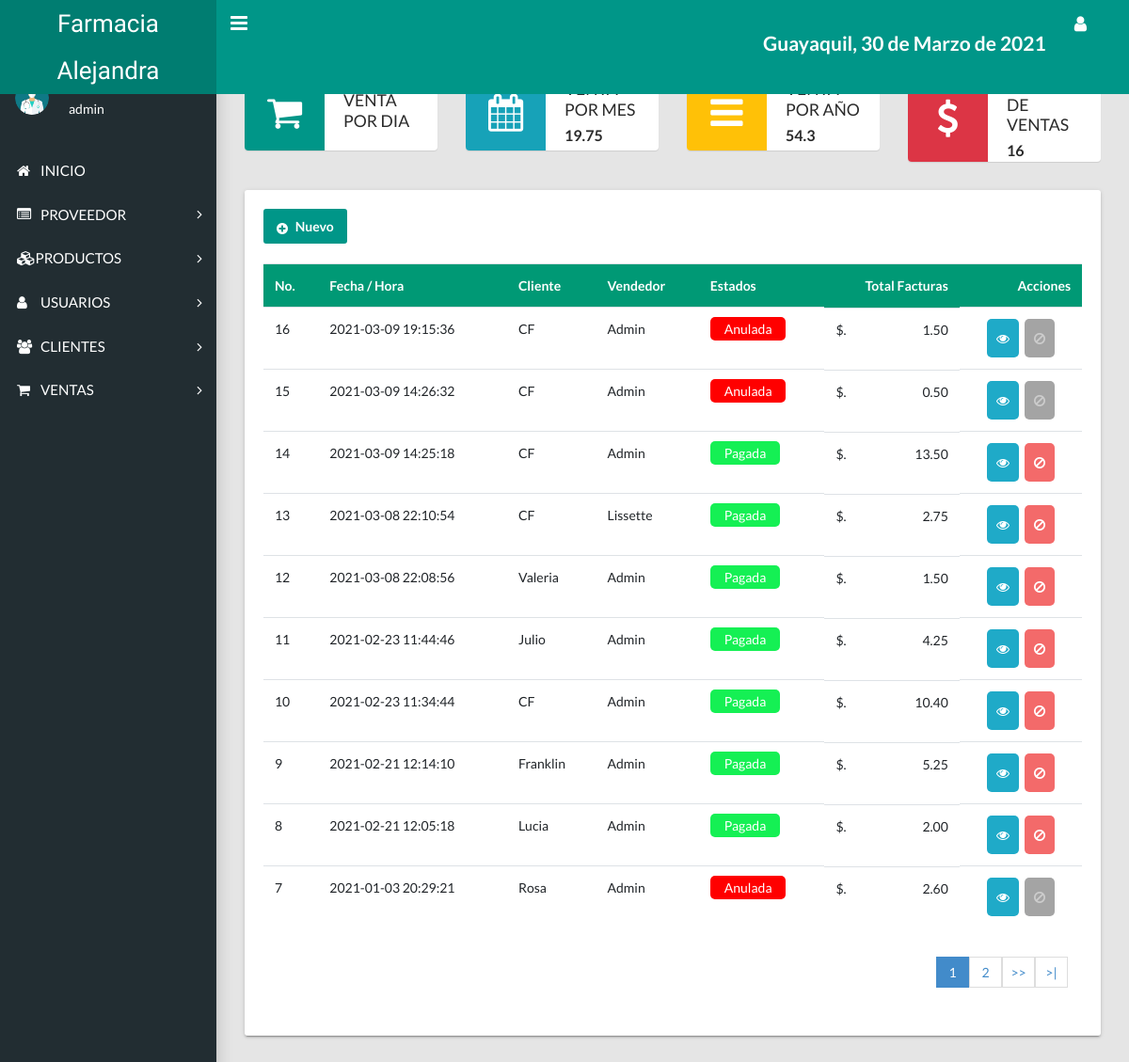
Page /view/ventas.php (signed in) on the committed database.
### tables this page shows
CREATE TABLE `factura` (
  `nofactura` bigint(11) NOT NULL,
  `fecha` datetime NOT NULL DEFAULT current_timestamp(),
  `usuario` int(11) DEFAULT NULL,
  `codcliente` int(11) DEFAULT NULL,
  `totalfactura` decimal(6,2) DEFAULT NULL,
  `estatus` int(11) NOT NULL DEFAULT 1
);

CREATE TABLE `cliente` (
  `idcliente` int(11) NOT NULL,
  `nit` varchar(10) DEFAULT NULL,
  `nombre` varchar(80) DEFAULT NULL,
  `telefono` varchar(10) DEFAULT NULL,
  `direccion` varchar(150) DEFAULT NULL,
  `dateadd` datetime NOT NULL DEFAULT current_timestamp(),
  `usuario_id` int(11) NOT NULL,
  `estatus` int(11) NOT NULL DEFAULT 1
);

CREATE TABLE `usuario` (
  `idusuario` int(11) NOT NULL,
  `nombre` varchar(50) DEFAULT NULL,
  `correo` varchar(100) DEFAULT NULL,
  `usuario` varchar(15) DEFAULT NULL,
  `clave` varchar(100) DEFAULT NULL,
  `rol` int(11) DEFAULT NULL,
  `estatus` int(11) NOT NULL DEFAULT 1
);

### view/ventas.php (the view, shortened to what this page needs)
<?php
include_once 'layouts/header.php';
include_once 'layouts/nav.php';
include "../conexion.php";
$query_dash = mysqli_query($conection,"CALL reporte();");
$result_das = mysqli_num_rows($query_dash);
if ($result_das > 0) {
  $data_dash = mysqli_fetch_assoc($query_dash);
}
?>
<main class="app-content">
  <link href="../view/css/style.css" rel="stylesheet" type="text/css"/>
<div class="row">
    <div class="col-md-6 col-lg-3">
      <div class="widget-small primary coloured-icon"><i class="icon fa fa-shopping-cart fa-3x"></i>
        <div class="info">
          <h4>Venta por Dia</h4>
        </div>
      </div>
    </div>
    <div class="col-md-6 col-lg-3">
      <div class="widget-small info coloured-icon"><i class="icon fa fa-calendar fa-3x"></i>
        <div class="info">
          <h4>VENTA POR MES</h4>
          <p><b><?= $data_dash['venta_mensual'] ?></b></p>
        </div>
      </div>
    </div>
    <div class="col-md-6 col-lg-3">
      <div class="widget-small warning coloured-icon"><i class="icon fa fa-bars fa-3x"></i>
        <div class="info">
          <h4>VENTA POR AñO</h4>
          <p><b><?= $data_dash['venta_anual'] ?></b></p>
        </div>
      </div>
    </div>
    <div class="col-md-6 col-lg-3">
      <div class="widget-small danger coloured-icon"><i class="icon fa fa-usd fa-3x"></i>
        <div class="info">
          <h4>Cantidad de Ventas</h4>
          <p><b><?= $data_dash['venta_total'] ?></b></p>
        </div>
      </div>
    </div>
</div>
<div class="row">
    <div class="col-md-12">
      <div class="tile">
        <div class="tile-body">
          <div class="table-responsive">
            <div>
              <a href="../view/nuevaVenta.php" class="btn btn-primary"><i class="fa fa-plus-circle" aria-hidden="true"></i> Nuevo</a>
            </div>
            <br>
            <table class="table">
              <tr>
               <th>No.</th>
               <th>Fecha / Hora</th>
               <th>Cliente</th>
               <th>Vendedor</th>
               <th>Estados</th>
               <th class="textright">Total Facturas</th>
               <th class="textright">Acciones</th>
             </tr>
             <?php
             include "../conexion.php";
             $sql_registe = mysqli_query($conection,"SELECT COUNT(*) as total_registro FROM factura WHERE estatus != 10 ");
             $result_register = mysqli_fetch_array($sql_registe);
             $total_registro = $result_register['total_registro'];
             $por_pagina = 10;
             if(empty($_GET['pagina']))
             {
              $pagina = 1;
            }else{
              $pagina = $_GET['pagina'];
            }
            $desde = ($pagina-1) * $por_pagina;
            $total_paginas = ceil($total_registro / $por_pagina);
            $query = mysqli_query($conection,"SELECT f.nofactura,f.fecha,f.totalfactura,f.codcliente,f.estatus,
              u.nombre as vendedor,
              cl.nombre as cliente
              FROM factura f
              INNER JOIN usuario u
              ON f.usuario = u.idusuario
              INNER JOIN cliente cl
              ON f.codcliente = cl.idcliente
              WHERE f.estatus != 10
              ORDER BY f.fecha DESC LIMIT $desde,$por_pagina");
            $result = mysqli_num_rows($query);
            if($result > 0){
              while ($data = mysqli_fetch_array($query)) {
                if($data['estatus'] == 1)
                {
                  $estado = '<span class= "pagada"> Pagada</span>';
                }else{
                  $estado = '<span class= "anulada"> Anulada</span>';
                }
                ?>
                <tr id="row_<?php echo $data["nofactura"]; ?>">
                  <td><?php echo $data["nofactura"]; ?></td>
                  <td><?php echo $data["fecha"]; ?></td>
                  <td><?php echo $data["cliente"]; ?></td>
                  <td><?php echo $data["vendedor"]; ?></td>
                  <td class="estado"><?php echo $estado; ?></td>
                  <td class="textright totalfactura"><span>$.</span><?php echo $data["totalfactura"]; ?></td>
                  <td>
                    <div class="div_acciones">
                     <div>
                       <button class="btn_view view_factura" type="button" cl="<?php echo $data["codcliente"]; ?>"
                        f="<?php echo $data["nofactura"]; ?>"><i class="fa fa-eye" aria-hidden="true"></i></button>
                      </div>
                      <?php if($_SESSION['rol'] == 1)
                      {
                        if($data["estatus"] == 1)
                        {
                          ?>
                          <div class="div_factura">
                            <button class="btn_anular anular_factura" fac="<?php echo $data["nofactura"]; ?>"><i class="fa fa-ban" aria-hidden="true"></i></button>
                          </div>
                        <?php  }else{ ?>
                          <div class="div_factura">
                            <button type="button" class="btn_anular inactive"><i class="fa fa-ban" aria-hidden="true"></i></button>
                          </div>
                        <?php    }
                      }
                      ?>
                    </div>
                  </td>
                </tr>
                <?php
              }
            }
            ?>
          </table>
          <div class="paginador">
            <ul>
               <?php
             for ($i=1; $i <= $total_paginas; $i++) {
              if($i == $pagina)
              {
                echo '<li class="pageSelected">'.$i.'</li>';
              }else{
                echo '<li><a href="?pagina='.$i.'">'.$i.'</a></li>';
              }
            }
            if($pagina != $total_paginas)
            {
             ?>
             <li><a href="?pagina=<?php echo $pagina + 1; ?>">>></a></li>
             <li><a href="?pagina=<?php echo $total_paginas; ?> ">>|</a></li>
           <?php } ?>
         </ul>
       </div>
     </div>
   </div>
 </div>
</div>
</div>
</main>
<?php
include_once 'layouts/footer.php';
?>

### view/css/style.css (style rules this page uses)
table { border-collapse: collapse; width: 100%; }
table th { text-align: left; background: #009975; color: #FFF; padding: 10px; }
table tr { background: #FFF; }
table td { padding: 10px; }
.paginador ul { padding: 15px; list-style: none; background: #FFF; margin-top: 15px; display: -webkit-flex; display: -moz-flex; display: -ms-flex; display: -o-flex; display: flex; justify-content: flex-end; }
.paginador a, .pageSelected { color: #428bca; border: 1px solid #ddd; padding: 5px; display: inline-block; font-size: 14px; text-align: center; width: 35px; }
.pageSelected { color: #FFF; background: #428bca; border: 1px solid #428bca; }
.textright { text-align: right; }
.btn_anular { background-color: #f36a6a; border: 0; border-radius: 5px; cursor: pointer; padding: 10px; margin: 0 3px; color: #FFF; }
.form_search_date, .btn_view { padding: 8px; }
.btn_view { background-color: #1faac8; border-radius: 5px; border: 0; cursor: pointer; padding: 10px; margin: 0 3px; color: #FFF; }
.btn_view { background-color: #1faac8; border: 0; border-radius: 5px; cursor: pointer; padding: 10px; margin: 0 3px; color: #FFF; }
.div_acciones { display: -webkit-flex; display: -moz-flex; display: -ms-flex; display: -o-flex; display: flex; justify-content: center; }
.totalfactura { display: -webkit-flex; display: -moz-flex; display: -ms-flex; display: -o-flex; display: flex; justify-content: space-between; }
.pagada, .anulada { color: #FFF; background: #15F054; text-align: center; border-radius: 5px; padding: 4px 15px; }
.anulada { background: #ff0000; }
.inactive { background-color: #A4A4A4; color: #CCC; cursor: default; }

### rows in the picture
factura: nofactura "16", fecha "2021-03-09 19:15:36", codcliente.nombre "CF", usuario.nombre "Admin", estatus "Anulada", totalfactura "1.50"
factura: nofactura "15", fecha "2021-03-09 14:26:32", codcliente.nombre "CF", usuario.nombre "Admin", estatus "Anulada", totalfactura "0.50"
factura: nofactura "14", fecha "2021-03-09 14:25:18", codcliente.nombre "CF", usuario.nombre "Admin", estatus "Pagada", totalfactura "13.50"
factura: nofactura "13", fecha "2021-03-08 22:10:54", codcliente.nombre "CF", usuario.nombre "Lissette", estatus "Pagada", totalfactura "2.75"
factura: nofactura "12", fecha "2021-03-08 22:08:56", codcliente.nombre "Valeria", usuario.nombre "Admin", estatus "Pagada", totalfactura "1.50"
factura: nofactura "11", fecha "2021-02-23 11:44:46", codcliente.nombre "Julio", usuario.nombre "Admin", estatus "Pagada", totalfactura "4.25"
factura: nofactura "10", fecha "2021-02-23 11:34:44", codcliente.nombre "CF", usuario.nombre "Admin", estatus "Pagada", totalfactura "10.40"
factura: nofactura "9", fecha "2021-02-21 12:14:10", codcliente.nombre "Franklin", usuario.nombre "Admin", estatus "Pagada", totalfactura "5.25"
factura: nofactura "8", fecha "2021-02-21 12:05:18", codcliente.nombre "Lucia", usuario.nombre "Admin", estatus "Pagada", totalfactura "2.00"
factura: nofactura "7", fecha "2021-01-03 20:29:21", codcliente.nombre "Rosa", usuario.nombre "Admin", estatus "Anulada", totalfactura "2.60"

### other values in the picture
fechaC() "30 de Marzo de 2021"
$_SESSION['user'] "admin"
$data_dash['venta_mensual'] "19.75"
$data_dash['venta_anual'] "54.3"
$data_dash['venta_total'] "16"
